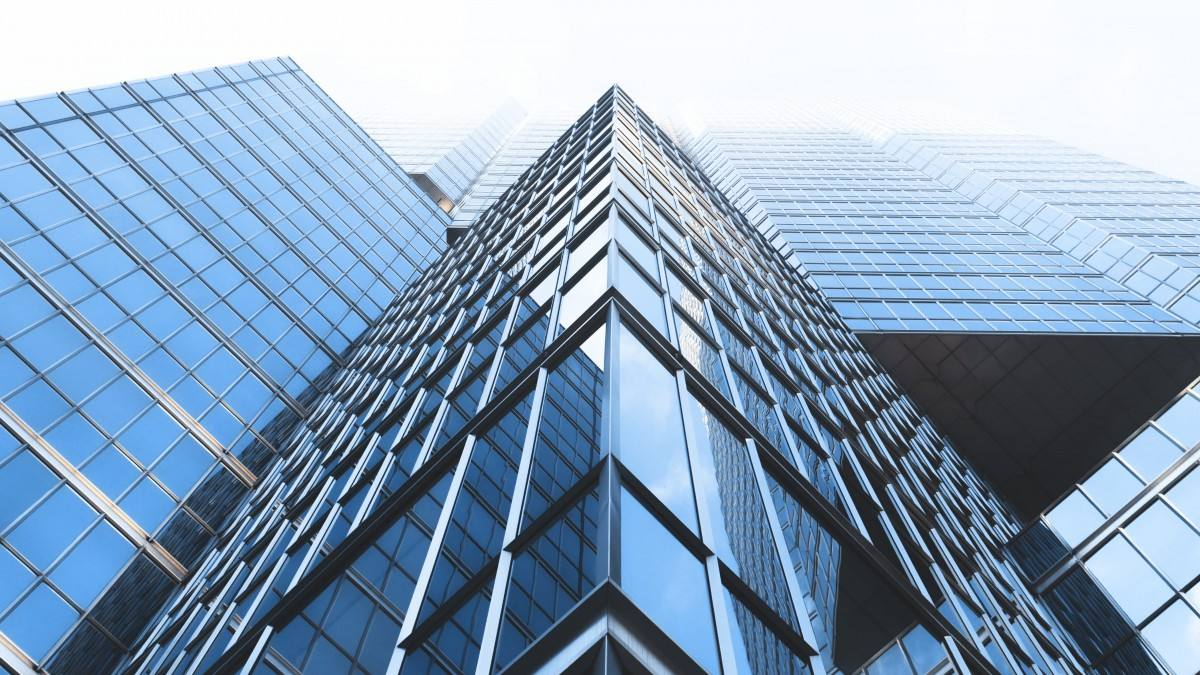
//> input picture test_imgs/building.jpg, 1200 x 675 px
$ ./main test_imgs/building.jpg 2   (built with g++ and OpenCV 4)
//> lines starting //> are read from the running program, lines starting //| are printed output that depends on the picture
#include "opencv2/opencv.hpp"
#include "my_resize.h"
#include <iostream>

using namespace std;


int main(int argc, char *argv[]) {
    if (argc != 3) {
        cout << "Please specify image path!" << endl;
        cout << "Usage: ./test img_path resize_ratio" << endl;
        return -1;
    }

    cv::Mat src_mat = cv::imread(argv[1]);
//> src_mat is the input picture: 675 rows x 1200 cols, CV_8UC3; mean B, G, R 186.3, 161.7, 137.9
    if (!src_mat.data) {
        cout << "Error reading " << argv[1] << endl;
        return -1;
    }

    float scale = atof(argv[2]);
//> scale = 2
    if (scale <= 0) {
        cout << "resize ratio must > 0.";
        return -1;
    }
    int resize_w = int(scale * src_mat.cols + 0.5);
//> resize_w = 2400
    int resize_h = int(scale * src_mat.rows + 0.5);
//> resize_h = 1350

    src_mat.convertTo(src_mat, CV_32FC3);
//> src_mat: 675 rows x 1200 cols, CV_32FC3
    cout << "src image WxH: " << src_mat.cols << "x" << src_mat.rows << endl;
//| src image WxH: 1200x675
    cout << "dst image WxH: " << resize_w << "x" << resize_h << endl;
//| dst image WxH: 2400x1350

    cv::Mat rsz;
    cv::resize(src_mat, rsz, cv::Size(resize_w, resize_h), 0, 0, cv::INTER_AREA);
    cv::imwrite("cv_area.png", rsz);
    cv::resize(src_mat, rsz, cv::Size(resize_w, resize_h), 0, 0, cv::INTER_LINEAR);
    cv::imwrite("cv_linear.png", rsz);
    cv::resize(src_mat, rsz, cv::Size(resize_w, resize_h), 0, 0, cv::INTER_NEAREST);
    cv::imwrite("cv_nearest.png", rsz);
    cv::resize(src_mat, rsz, cv::Size(resize_w, resize_h), 0, 0, cv::INTER_LANCZOS4);
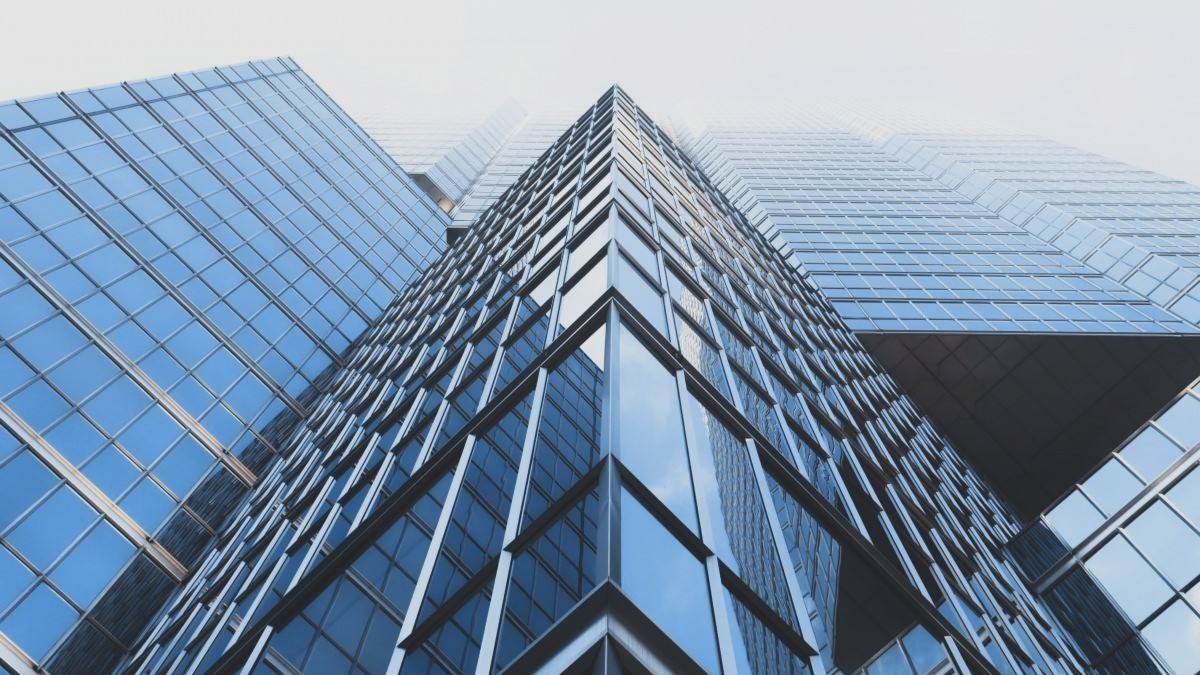
//> rsz: 1350 rows x 2400 cols, CV_32FC3 (shown at 1/2 size); mean B, G, R 187.5, 161.2, 137.4; drawn with min black and max white
    cv::imwrite("cv_lanczos4.png", rsz);
    cv::resize(src_mat, rsz, cv::Size(resize_w, resize_h), 0, 0, cv::INTER_CUBIC);
    cv::imwrite("cv_cubic.png", rsz);

    cv::Mat my_rsz_mat(resize_h, resize_w, CV_32FC3);
//> my_rsz_mat: 1350 rows x 2400 cols, CV_32FC3; every value is 0
//> (the run ends here: the program needs code that is not available in this run, at `my_area_resize(src_mat, my_rsz_mat);`)
